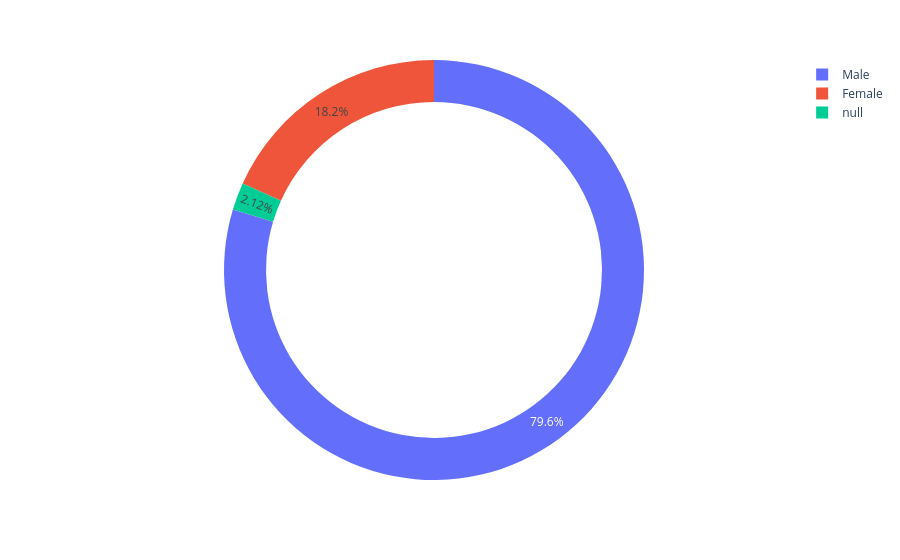

The cell this chart's notebook holds for it:
### Code cell
px.pie(df, names="Gender", hole=0.8)

### Figure 1 — Plotly figure (JSON) as saved in the notebook; plotly's stock layout.template omitted (floating-point values rounded to 4 significant figures; data arrays with more than 128 entries replaced by an {"elided": "..."} marker saying what was removed)
{"data": [{"domain": {"x": [0, 1], "y": [0, 1]}, "hole": 0.8, "hovertemplate": "Gender=%{label}<extra></extra>", "labels": {"elided": "614 str values"}, "legendgroup": "", "name": "", "showlegend": true, "type": "pie"}], "layout": {"legend": {"tracegroupgap": 0}, "margin": {"t": 60}}}
